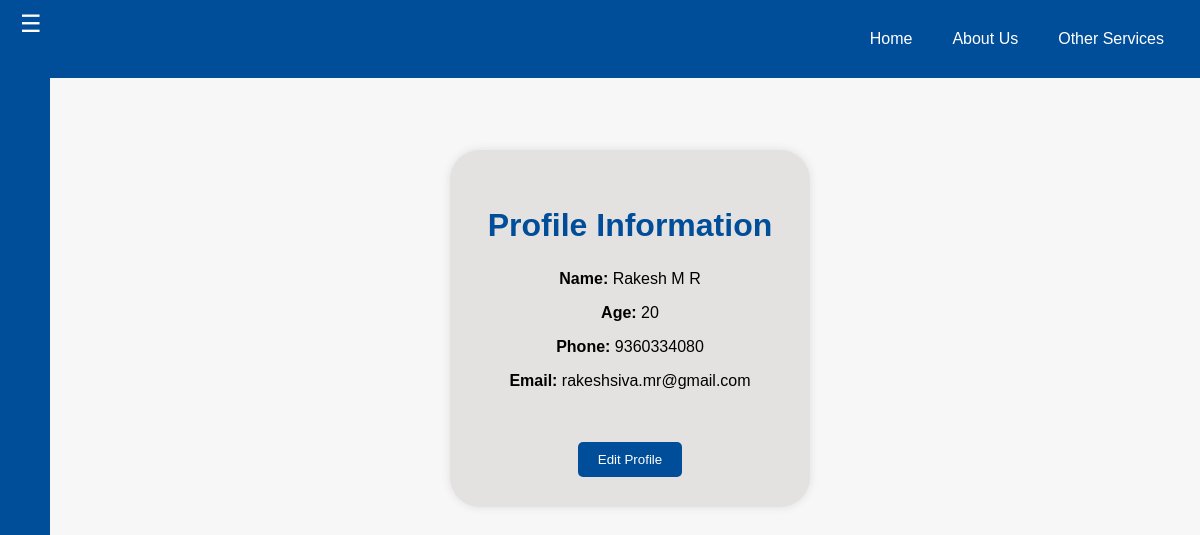
The app's page /profile (signed in) with its own data.
### tables this page shows
CREATE TABLE user (
        name TEXT NOT NULL,
        age INTEGER NOT NULL,
        phone TEXT NOT NULL,
        email TEXT NOT NULL PRIMARY KEY,
        password TEXT NOT NULL
    );

### app.py (the view)
@app.route('/profile')
def profile():
    if 'user_email' in session:
        conn = sqlite3.connect('users.db',timeout=5)
        cursor = conn.cursor()
        cursor.execute('SELECT name, age, phone, email FROM user WHERE email = ?', (session['user_email'],))
        user = cursor.fetchone()
        conn.close()
        if user:
            user_data = {
                'name': user[0],
                'age': user[1],
                'phone': user[2],
                'email': user[3]
            }
            print(user_data)
            return render_template('profile.html', user=user_data)  # Pass user details to template
        else:
            flash('User not found.', 'error')
            return redirect(url_for('home'))
    else:
        flash('Please log in to access your profile.', 'error')
        return redirect(url_for('login'))

### templates/profile.html (shortened to what this page needs)
<!DOCTYPE html>
<html lang="en">
<head>
    <link rel="stylesheet" href="{{ url_for('static', filename='styles2.css') }}">
</head>
<body>
    <div class="navbar">
        <a href="/home">Home</a>
        <a href="/about">About Us</a>
        <a href="/services">Other Services</a>
    </div><br><br><br><br>
    <div class="side-panel">
        <button class="side-panel-btn" onclick="togglePanel()">☰</button>
    </div>
    <div class="container">
        <div class="profile">
            <h2>Profile Information</h2>
            <p><strong>Name:</strong> {{ user['name'] }}</p>
            <p><strong>Age:</strong> {{ user['age'] }}</p>
            <p><strong>Phone:</strong> {{ user['phone'] }}</p>
            <p><strong>Email:</strong> {{ user['email'] }}</p><br><br>
            <form action="/edit-profile">
                <button type="submit">Edit Profile</button>
            </form>
        </div>
        </div>
</body>
</html>

### static/styles2.css (style rules this page uses)
body { font-family: Arial, sans-serif; margin: 0; padding: 0; background-color: #f7f7f7; }
.navbar { background-color: #004d99; overflow: hidden; padding: 1em; display: flex; justify-content: flex-end; }
.navbar a { color: white; padding: 14px 20px; text-align: center; text-decoration: none; display: inline-block; }
.side-panel { position: fixed; left: 0; top: 0; width: 50px; height: 100%; background-color: #004d99; }
.side-panel-btn { background-color: #004d99; color: white; border: none; font-size: 24px; cursor: pointer; }
.profile { margin-left: 60px; padding: 20px; }
.profile h2, .edit-profile-container h2 { font-size: 2em; color: #004d99; }
.edit, .container { display: flex; justify-content: center; align-items: center; }
.profile, .edit-profile-container { background-color: rgb(228, 225, 225); padding: 30px; border-radius: 30px; box-shadow: 0 0 10px rgba(0, 0, 0, 0.1); text-align: center; width: 300px; }
button { padding: 10px 20px; background-color: #004d99; color: white; border: none; border-radius: 5px; cursor: pointer; }

### records on screen
user: name "Rakesh M R", age "20", phone "9360334080", email "rakeshsiva.mr@gmail.com"
